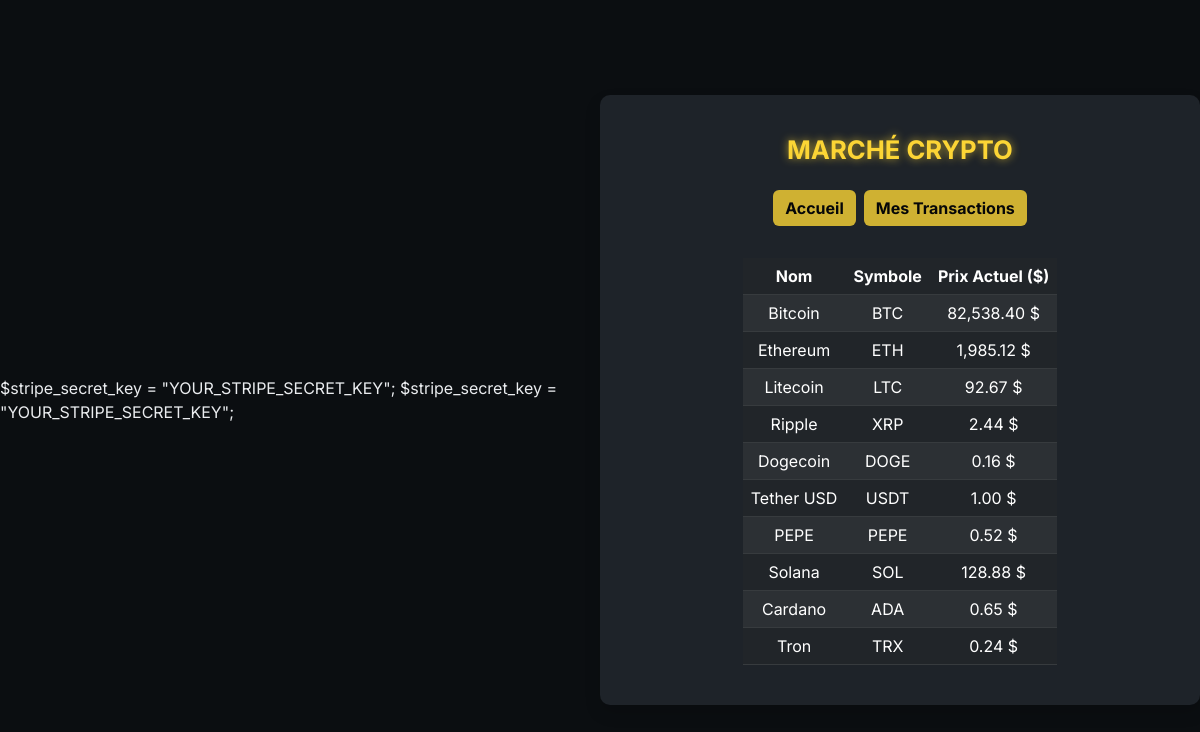
Page /index.php?route=cryptos on the committed database.
### tables this page shows
CREATE TABLE `cryptos` (
  `id` int(11) NOT NULL,
  `name` varchar(50) NOT NULL,
  `symbol` varchar(10) NOT NULL,
  `initial_price` decimal(15,2) NOT NULL,
  `volatility` enum('low','medium','high') NOT NULL,
  `created_at` datetime DEFAULT current_timestamp(),
  `slug` varchar(255) NOT NULL
);

### controllers/CryptoController.php (called while the page is built)
<?php
require_once __DIR__ . '/../models/Crypto.php';
class CryptoController {
    public function list() {
        $cryptoModel = new Crypto();
        $cryptos = $cryptoModel->getAllWithCurrentPrice();
        require_once __DIR__ . '/../views/cryptos.php';
    }
}
?>

### index.php (called while the page is built, shortened)
<?php
require_once __DIR__ . '/config/database.php';
require_once __DIR__ . '/routes/web.php';
?>

### config/database.php (called while the page is built)
<?php
class Database {
    private static $host = "localhost";
    private static $db_name = "cryptotrade";
    private static $username = "root";
    private static $password = "";
    private static $conn;
    public static function connect() {
        if (!isset(self::$conn)) {
            try {
                self::$conn = new PDO("mysql:host=" . self::$host . ";dbname=" . self::$db_name, self::$username, self::$password);
                self::$conn->setAttribute(PDO::ATTR_ERRMODE, PDO::ERRMODE_EXCEPTION);
            } catch (PDOException $e) {
                die("Erreur de connexion : " . $e->getMessage());
            }
        }
        return self::$conn;
    }
}
?>

### models/Crypto.php (called while the page is built, shortened)
<?php
require_once 'config/database.php';
class Crypto {
    private $db;
    public function __construct() {
        $this->db = Database::connect();
    }
    public function getAll() {
        $query = $this->db->prepare("SELECT * FROM cryptos");
        $query->execute();
        return $query->fetchAll(PDO::FETCH_ASSOC);
    }
    public function getById($cryptoId) {
        $query = $this->db->prepare("SELECT * FROM cryptos WHERE id = :id");
        $query->execute(['id' => $cryptoId]);
        return $query->fetch(PDO::FETCH_ASSOC);
    }
    public function getCurrentPrice($cryptoId) {
        $crypto = $this->getById($cryptoId);
        $volatilityRanges = [
            'low' => [0.001, 0.005],
            'medium' => [0.005, 0.02],
            'high' => [0.02, 0.05]
        ];
        $minVar = $volatilityRanges[$crypto['volatility']][0];
        $maxVar = $volatilityRanges[$crypto['volatility']][1];
        $variation = (rand($minVar * 10000, $maxVar * 10000) / 10000) * (rand(0, 1) ? 1 : -1);
        $newPrice = $crypto['initial_price'] + ($crypto['initial_price'] * $variation);
        return round($newPrice, 2);
    }
    public function getAllWithCurrentPrice() {
        $cryptos = $this->getAll();
        foreach ($cryptos as &$crypto) {
            $crypto['current_price'] = $this->getCurrentPrice($crypto['id']);
        }
        return $cryptos;
    }
}

### views/cryptos.php (the view, shortened to what this page needs)
<?php
require_once __DIR__ . '/../models/Crypto.php';
$cryptoModel = new Crypto();
$cryptos = $cryptoModel->getAllWithCurrentPrice();
?>
<!DOCTYPE html>
<html lang="fr">
<head>
    <link href="https://cdn.jsdelivr.net/npm/bootstrap@5.3.0/dist/css/bootstrap.min.css" rel="stylesheet"/>
    <link rel="stylesheet" href="/CryptoTrade/public/css/style.css" />
    <link rel="stylesheet" href="https://cdn.jsdelivr.net/npm/bootstrap-icons/font/bootstrap-icons.css" />
    <link rel="stylesheet" href="https://cdnjs.cloudflare.com/ajax/libs/animate.css/4.1.1/animate.min.css"/>
</head>
<body>
<div class="card shadow login-card animate__animated animate__fadeInUp w-100 text-center" style="max-width: 600px;">
    <h1 class="mb-4 fw-bold text-uppercase">Marché Crypto</h1>
    <nav class="mb-4 d-flex justify-content-center flex-wrap">
        <a class="btn btn-warning me-2 mb-2" href="index.php">Accueil</a>
        <a class="btn btn-warning mb-2" href="index.php?route=transactions">Mes Transactions</a>
    </nav>
    <?php if (!empty($cryptos)): ?>
        <div class="table-responsive">
            <table class="table table-dark table-striped text-center align-middle mb-0">
                <thead>
                    <tr>
                        <th>Nom</th>
                        <th>Symbole</th>
                        <th>Prix Actuel ($)</th>
                    </tr>
                </thead>
                <tbody>
                    <?php foreach ($cryptos as $crypto): ?>
                        <tr>
                            <td><?= htmlspecialchars($crypto['name']) ?></td>
                            <td><?= htmlspecialchars($crypto['symbol']) ?></td>
                            <td id="crypto-price-<?= $crypto['id'] ?>">
                                <?= number_format($crypto['current_price'], 2) ?> $
                            </td>
                        </tr>
                    <?php endforeach; ?>
                </tbody>
            </table>
        </div>
    <?php else: ?>
        <div class="text-center text-warning">
            Aucune cryptomonnaie disponible pour le moment
        </div>
    <?php endif; ?>
</div>
</body>
</html>

### routes/web.php (shortened to what this page needs)
<?php
require_once __DIR__ . '/../controllers/CryptoController.php';
$request = $_GET['route'] ?? '/';
switch ($request) {
    case 'cryptos':
        $controller = new CryptoController();
        $controller->list();
        break;
}

### public/css/style.css (style rules this page uses)
body { background-color: #0b0e11; color: #eaecef; min-height: 100vh; display: flex; align-items: center; justify-content: center; font-family: 'Inter', sans-serif; margin: 0; opacity: 0; animation: fadeInBody 1s ease forwards; }
.login-card { background-color: #1e2329; border: none; border-radius: 10px; padding: 30px; width: 100%; max-width: 400px; display: flex; flex-direction: column; align-items: center; animation: fadeInUp 0.8s ease; }
.btn-warning { background-color: #fcd535; color: #0b0e11; border: none; font-weight: bold; transition: all 0.3s ease; }
a { color: #fcd535; text-decoration: none; transition: color 0.3s ease; }
h1, h2, h3, h4, h5, h6 { color: #eaecef; transition: color 0.3s ease, transform 0.3s ease; }
nav .btn { border: none; font-weight: bold; opacity: 0.8; color: #000000; text-decoration: none; transition: all 0.3s ease; position: relative; animation: fadeInMenu 0.6s ease; }
h1 { display: inline-block; position: relative; font-size: 2.5rem; animation: fadeInTitle 1.2s ease both; color: #fcd535; text-shadow: 0 0 10px rgba(252, 213, 53, 0.7); transition: transform 0.3s ease, color 0.3s ease, text-shadow 0.3s ease; }
.login-card h1 { font-size: 1.6rem; text-shadow: 0 0 8px rgba(252, 213, 53, 0.7); color: #fcd535; transition: transform 0.3s ease, color 0.3s ease, text-shadow 0.3s ease; animation: fadeInTitle 1.2s ease both; }
.login-card { padding: 40px 30px; }

### rows in the picture
cryptos: name "Bitcoin", symbol "BTC", current_price "82,538.40"
cryptos: name "Ethereum", symbol "ETH", current_price "1,985.12"
cryptos: name "Litecoin", symbol "LTC", current_price "92.67"
cryptos: name "Ripple", symbol "XRP", current_price "2.44"
cryptos: name "Dogecoin", symbol "DOGE", current_price "0.16"
cryptos: name "Tether USD", symbol "USDT", current_price "1.00"
cryptos: name "PEPE", symbol "PEPE", current_price "0.52"
cryptos: name "Solana", symbol "SOL", current_price "128.88"
cryptos: name "Cardano", symbol "ADA", initial_price "0.65"
cryptos: name "Tron", symbol "TRX", current_price "0.24"
